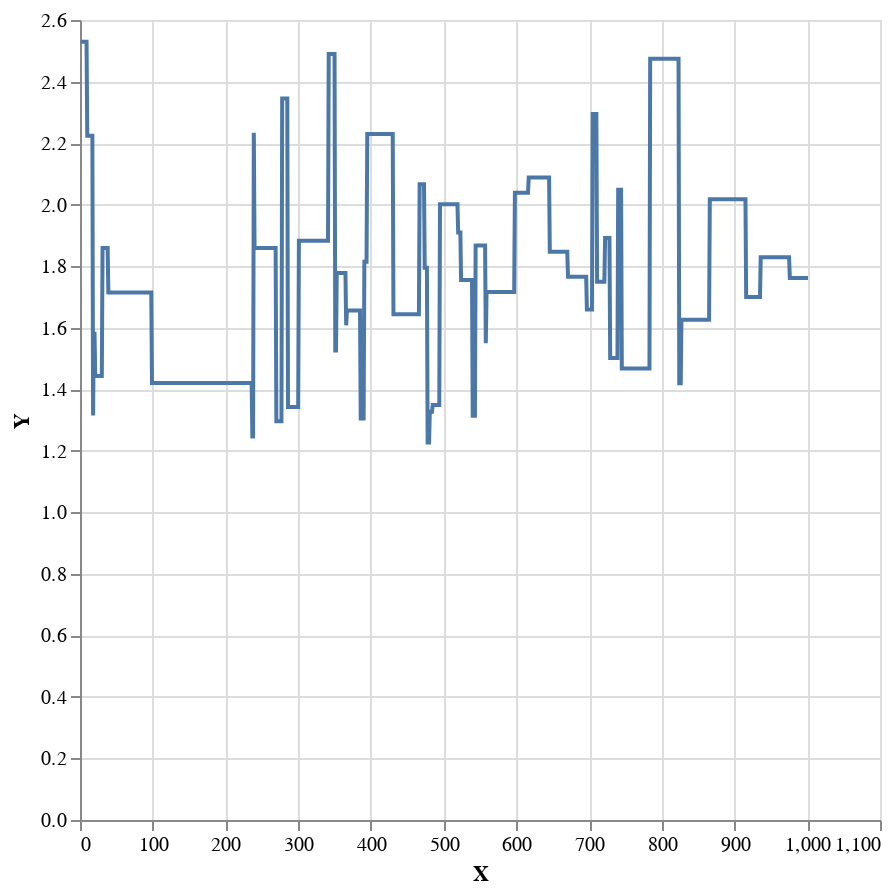

The cell this chart's notebook holds for it:
### Code cell
print "Intercept"
l = length mhRunsRegression
xs = reverse $ fromIntegral <$> [1..l] ::[Double]
plot (xs, (\(_,x,_) -> x) <$> mhRunsRegression)

### Figure 1 — Vega-Lite specification as saved in the notebook (floating-point values rounded to 4 significant figures; data arrays with more than 128 entries replaced by an {"elided": "..."} marker saying what was removed)
{"$schema": "https://vega.github.io/schema/vega-lite/v4.json", "data": {"values": {"elided": "1001 records"}}, "encoding": {"color": {}, "x": {"field": "X", "type": "quantitative"}, "y": {"field": "Y", "type": "quantitative"}}, "height": 400, "mark": "line", "width": 400}
